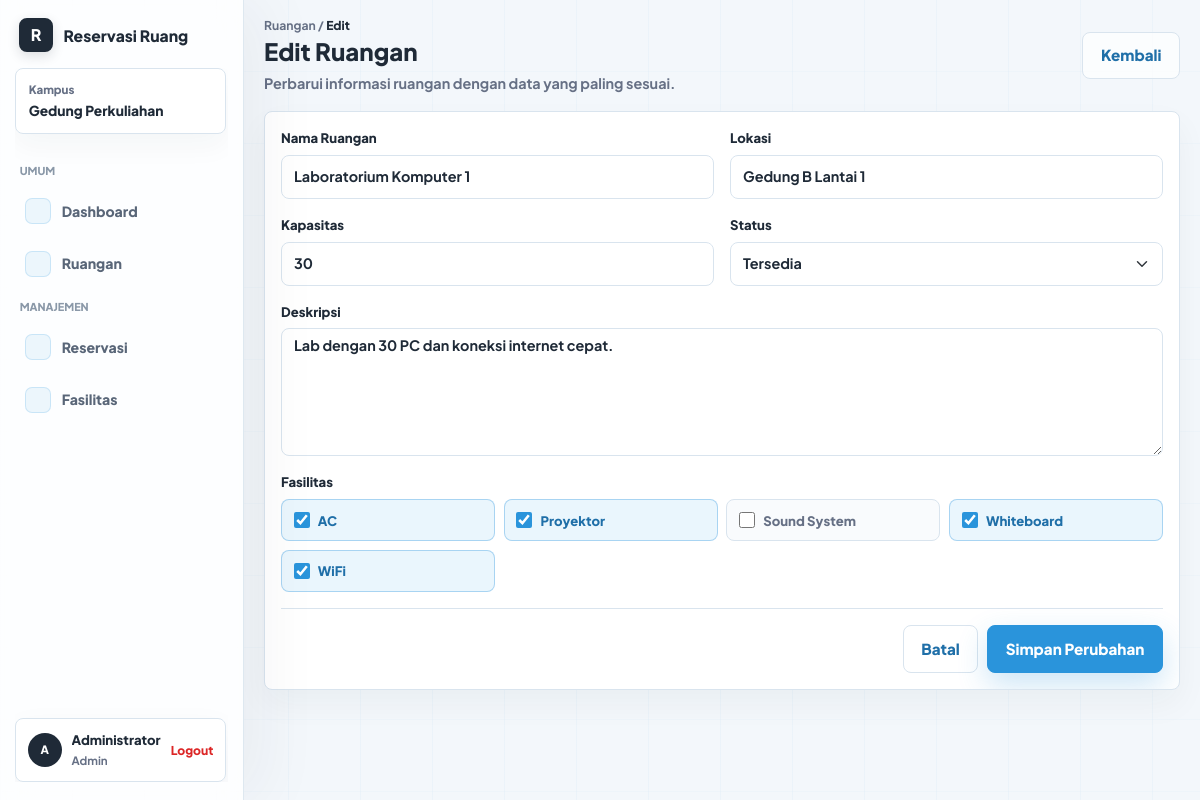
Page /pages/room-edit.php?id=2 (signed in) on the committed database.
### tables this page shows
CREATE TABLE rooms (
    id INT AUTO_INCREMENT PRIMARY KEY,
    room_name VARCHAR(100) NOT NULL,
    location VARCHAR(150) NOT NULL,
    capacity INT NOT NULL,
    description TEXT NULL,
    status ENUM('available','maintenance','unavailable') NOT NULL DEFAULT 'available',
    created_at TIMESTAMP DEFAULT CURRENT_TIMESTAMP
);

CREATE TABLE facilities (
    id INT AUTO_INCREMENT PRIMARY KEY,
    facility_name VARCHAR(100) NOT NULL
);

### includes/helpers.php (called while the page is built, shortened)
<?php
function e($value)
{
    return htmlspecialchars((string) $value, ENT_QUOTES, 'UTF-8');
}
function base_path()
{
    return '/uas_ppw_s2/';
}
function url($path = '')
{
    return base_path() . ltrim($path, '/');
}

### includes/room_helpers.php (called while the page is built, shortened)
<?php
function bind_params_if_needed($stmt, $types, $params)
{
    if ($types === '' || empty($params)) {
        return;
    }
    $refs = [];
    foreach ($params as $key => $value) {
        $refs[$key] = &$params[$key];
    }
    mysqli_stmt_bind_param($stmt, $types, ...$refs);
}
function fetch_one($conn, $sql, $types = '', $params = [])
{
    $stmt = mysqli_prepare($conn, $sql);
    bind_params_if_needed($stmt, $types, $params);
    mysqli_stmt_execute($stmt);
    $result = mysqli_stmt_get_result($stmt);
    return mysqli_fetch_assoc($result) ?: null;
}
function fetch_all_rows($conn, $sql, $types = '', $params = [])
{
    $stmt = mysqli_prepare($conn, $sql);
    bind_params_if_needed($stmt, $types, $params);
    mysqli_stmt_execute($stmt);
    $result = mysqli_stmt_get_result($stmt);
    return mysqli_fetch_all($result, MYSQLI_ASSOC);
}
function room_status_options()
{
    return [
        'available' => 'Tersedia',
        'maintenance' => 'Perawatan',
        'unavailable' => 'Tidak Tersedia',
    ];
}
function fetch_facilities($conn)
{
    return fetch_all_rows(
        $conn,
        "SELECT id, facility_name
         FROM facilities
         ORDER BY facility_name ASC"
    );
}

### pages/room-edit.php (the view, shortened to what this page needs)
<?php
require_once __DIR__ . '/../includes/helpers.php';
require_once __DIR__ . '/../includes/room_helpers.php';
$roomId = (int) ($_GET['id'] ?? 0);
$room = fetch_one(
    $conn,
    "SELECT id, room_name, location, capacity, description, status
     FROM rooms
     WHERE id = ?",
    'i',
    [$roomId]
);
$form = [
    'room_name' => $room['room_name'],
    'location' => $room['location'],
    'capacity' => $room['capacity'],
    'status' => $room['status'],
    'description' => $room['description'] ?? '',
];
$facilities = fetch_facilities($conn);
$selectedFacilities = array_map(
    'intval',
    array_column(
        fetch_all_rows($conn, "SELECT facility_id FROM room_facilities WHERE room_id = ?", 'i', [$roomId]),
        'facility_id'
    )
);
$errors = [];
require_once __DIR__ . '/../includes/header.php';
?>
<main class="dashboard-page">
    <div class="dashboard-shell">
        <header class="content-topbar">
            <div>
                <span class="dashboard-crumb">Ruangan / <strong>Edit</strong></span>
                <h1>Edit Ruangan</h1>
                <p>Perbarui informasi ruangan dengan data yang paling sesuai.</p>
            </div>
            <a href="<?= url('pages/rooms.php'); ?>" class="btn btn-outline-primary">Kembali</a>
        </header>
        <section class="dashboard-panel form-panel">
            <form method="post" data-validate>
                <div class="form-grid">
                    <div class="form-field">
                        <label for="room_name">Nama Ruangan</label>
                        <input
                            type="text"
                            id="room_name"
                            name="room_name"
                            class="form-control <?= isset($errors['room_name']) ? 'is-invalid-lite' : ''; ?>"
                            value="<?= e($form['room_name']); ?>"
                            data-required
                            data-message="Nama ruangan wajib diisi."
                        >
                    </div>
                    <div class="form-field">
                        <label for="location">Lokasi</label>
                        <input
                            type="text"
                            id="location"
                            name="location"
                            class="form-control <?= isset($errors['location']) ? 'is-invalid-lite' : ''; ?>"
                            value="<?= e($form['location']); ?>"
                            data-required
                            data-message="Lokasi ruangan wajib diisi."
                        >
                    </div>
                    <div class="form-field">
                        <label for="capacity">Kapasitas</label>
                        <input
                            type="number"
                            id="capacity"
                            name="capacity"
                            min="1"
                            class="form-control <?= isset($errors['capacity']) ? 'is-invalid-lite' : ''; ?>"
                            value="<?= e($form['capacity']); ?>"
                            data-required
                            data-message="Kapasitas wajib diisi."
                        >
                    </div>
                    <div class="form-field">
                        <label for="status">Status</label>
                        <select id="status" name="status" class="form-select">
                            <?php foreach (room_status_options() as $value => $label): ?>
                                <option value="<?= e($value); ?>" <?= $form['status'] === $value ? 'selected' : ''; ?>>
                                    <?= e($label); ?>
                                </option>
                            <?php endforeach; ?>
                        </select>
                    </div>
                    <div class="form-field form-field-wide">
                        <label for="description">Deskripsi</label>
                        <textarea id="description" name="description" class="form-control" rows="4"><?= e($form['description']); ?></textarea>
                    </div>
                    <div class="form-field form-field-wide">
                        <span class="form-label-text">Fasilitas</span>
                        <div class="facility-options">
                            <?php foreach ($facilities as $facility): ?>
                                <label>
                                    <input
                                        type="checkbox"
                                        name="facility_ids[]"
                                        value="<?= e($facility['id']); ?>"
                                        <?= in_array((int) $facility['id'], $selectedFacilities, true) ? 'checked' : ''; ?>
                                    >
                                    <span><?= e($facility['facility_name']); ?></span>
                                </label>
                            <?php endforeach; ?>
                        </div>
                    </div>
                </div>
                <div class="form-actions">
                    <a href="<?= url('pages/rooms.php'); ?>" class="btn btn-outline-primary">Batal</a>
                    <button type="submit" class="btn btn-primary">Simpan Perubahan</button>
                </div>
            </form>
        </section>
    </div>
</main>
<?php require_once __DIR__ . '/../includes/footer.php'; ?>

### assets/css/style.css (style rules this page uses)
:root { --brand: #2a94db; --brand-dark: #1f6fa8; --brand-soft: #eaf6fd; --accent: #14b8a6; --warning: #f59e0b; --bg: #f6f9fc; --surface: #ffffff; --surface-subtle: #f9fbfd; --ink: #1f2a37; --muted: #667085; --border: #d9e4ee; --line: rgba(42, 148, 219, 0.16); --shadow: 0 22px 60px rgba(31, 42, 55, 0.1); }
* { box-sizing: border-box; }
body { min-height: 100vh; background: linear-gradient(90deg, rgba(42, 148, 219, 0.05) 1px, transparent 1px), linear-gradient(0deg, rgba(42, 148, 219, 0.04) 1px, transparent 1px), var(--bg); background-size: 72px 72px; color: var(--ink); font-family: "Plus Jakarta Sans", system-ui, -apple-system, BlinkMacSystemFont, "Segoe UI", sans-serif; font-size: 16px; }
a { color: var(--brand); text-decoration: none; }
.has-sidebar .dashboard-page { flex: 1; }
.btn { border-radius: 8px; font-size: 0.95rem; font-weight: 800; padding: 0.72rem 1.1rem; }
.btn-primary { background: var(--brand); border-color: var(--brand); box-shadow: 0 12px 30px rgba(42, 148, 219, 0.24); }
.btn-outline-primary { background: rgba(255, 255, 255, 0.72); border-color: var(--border); color: var(--brand-dark); }
.dashboard-page { min-height: 100vh; padding: 1rem 1.25rem 2rem; }
.dashboard-shell { margin: 0; max-width: none; width: 100%; }
.dashboard-crumb { color: var(--muted); display: block; font-size: 0.76rem; font-weight: 700; margin-bottom: 0.2rem; }
.dashboard-crumb strong { color: var(--ink); font-weight: 800; }
.dashboard-panel { background: var(--surface); border: 1px solid var(--border); border-radius: 8px; box-shadow: 0 14px 32px rgba(31, 42, 55, 0.045); overflow: hidden; }
.content-topbar { align-items: center; display: flex; gap: 1rem; justify-content: space-between; margin-bottom: 1rem; }
.content-topbar h1 { color: var(--ink); font-size: clamp(1.35rem, 2vw, 1.8rem); font-weight: 800; letter-spacing: 0; margin: 0; }
.content-topbar p { color: var(--muted); font-size: 0.9rem; font-weight: 700; line-height: 1.6; margin: 0.35rem 0 0; }
.form-panel { padding: 1rem; }
.form-grid { display: grid; gap: 1rem; grid-template-columns: repeat(2, minmax(0, 1fr)); }
.form-field { min-width: 0; }
.form-field-wide { grid-column: 1 / -1; }
.form-field label { color: var(--ink); display: block; font-size: 0.82rem; font-weight: 800; margin-bottom: 0.45rem; }
.form-label-text { color: var(--ink); display: block; font-size: 0.82rem; font-weight: 800; margin-bottom: 0.45rem; }
.form-field .form-control, .form-field .form-select, .room-search-form .form-control { border-color: var(--border); border-radius: 8px; color: var(--ink); font-size: 0.9rem; font-weight: 700; min-height: 44px; }
.form-field textarea.form-control { min-height: 128px; }
.form-actions { align-items: center; border-top: 1px solid var(--border); display: flex; gap: 0.55rem; justify-content: flex-end; margin-top: 1rem; padding-top: 1rem; }
.facility-options { display: grid; gap: 0.55rem; grid-template-columns: repeat(auto-fit, minmax(170px, 1fr)); }
.facility-options label { align-items: center; background: var(--surface-subtle); border: 1px solid var(--border); border-radius: 8px; color: var(--muted); cursor: pointer; display: flex; font-size: 0.82rem; font-weight: 800; gap: 0.52rem; margin: 0; min-height: 42px; padding: 0.62rem 0.72rem; transition: background 160ms ease, border-color 160ms ease, color 160ms ease; }
.facility-options label:has(input:checked) { background: var(--brand-soft); border-color: rgba(42, 148, 219, 0.34); color: var(--brand-dark); }
.facility-options input { accent-color: var(--brand); flex: 0 0 auto; height: 16px; margin: 0; width: 16px; }

### rows in the picture
rooms: room_name "Laboratorium Komputer 1", location "Gedung B Lantai 1", capacity "30", status "Tersedia", description "Lab dengan 30 PC dan koneksi internet cepat."
facilities: id "☑", facility_name "AC"
facilities: id "☑", facility_name "Proyektor"
facilities: facility_name "Sound System"
facilities: id "☑", facility_name "Whiteboard"
facilities: id "☑", facility_name "WiFi"

### other values in the picture
substr($_SESSION['user_name'] ?? 'P', 0, 1) "A"
$_SESSION['user_name'] "Administrator"
$_SESSION['role'] "Admin"
